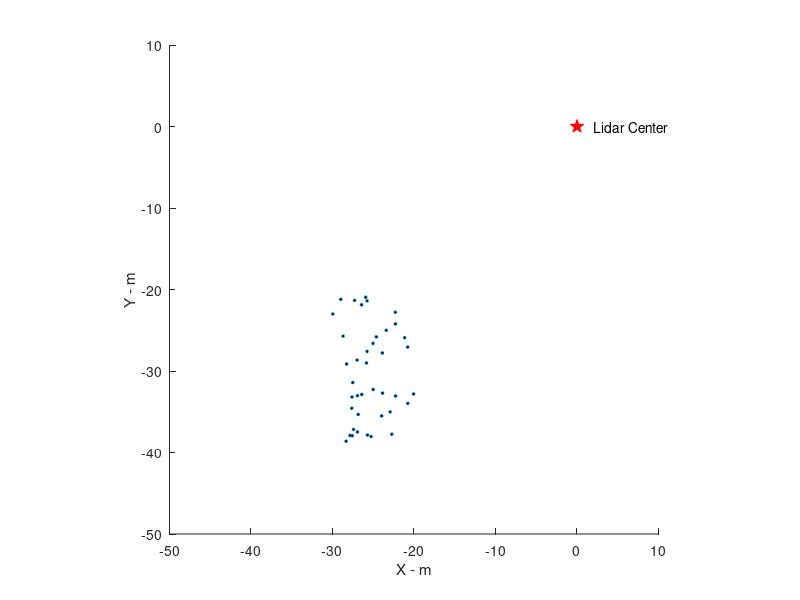

The MATLAB script that drew this image: (Note: this script raises an error after producing the figure.)
% min_box sim 
clc,clear,close all
% step 1 : Randomly sprinkle points in the designated area and visualize
x=unifrnd(-30,-20,40,1);
y=unifrnd(-40,-20,40,1);
s_size=get(0,'ScreenSize');
fig=figure('Position',[s_size(3)/6,s_size(4)/6,s_size(3)*2/3,s_size(4)*2/3]);
fia=axes();
title(fia,'Sim Min Box')
plot(x,y,'Marker','o','MarkerFaceColor','Black','MarkerSize',2,'LineStyle','none')
axis equal
hold on 
plot(0,0,'pr','MarkerSize',10,'MarkerFaceColor','r')
text(2,0,'Lidar Center')
set(gca,'XLim',[-50,10],'YLim',[-50,10])
xlabel('X - m')
ylabel('Y - m')
box off
% step 2 : caculate boundary and visualize
dt=delaunayTriangulation(x,y);
bon=convexHull(dt);
plot(dt.Points(bon,1),dt.Points(bon,2))
% step 3 : Calculate the  gravity of the Points Cloud
bon_points=dt.Points(bon(1:end-1),:);
center_x=mean(bon_points(:,1));
center_y=mean(bon_points(:,2));
plot(center_x,center_y,'Color','green','Marker','^','MarkerSize',5,'MarkerFaceColor','green','LineStyle','none')
text(center_x+1,center_y,'Gravity')
% step 4 : sort use atan2
deg=atan2(bon_points(:,2)-center_y,bon_points(:,1)-center_x);
[~,idx]=sortrows(deg,'descend');
bon_points=bon_points(idx,:);
for i=1:length(bon_points)
    text(bon_points(i,1)+1,bon_points(i,2)+1,num2str(i),'FontSize',11)
end
% step 5 : find the max point and min point
min_points=bon_points(1,:);
max_points=bon_points(1,:);
min_idx=1;
max_idx=1;
for i=2:length(bon_points)
    tmp=bon_points(i,:);
    if max_points(1)*tmp(2)-tmp(1)*max_points(2)<0
        max_points(1)=tmp(1);
        max_points(2)=tmp(2);
        max_idx=i;
    end
    if min_points(1)*tmp(2)-tmp(1)*min_points(2)>0
        min_points(1)=tmp(1);
        min_points(2)=tmp(2);
        min_idx=i;
    end
end
plot([min_points(1),max_points(1)],[min_points(2),max_points(2)],'Marker','v','Color','b','LineStyle','none');
text(min_points(1)+3,min_points(2)-2,'Min Point')
text(max_points(1)-5,max_points(2)+3,'Max Point')
% step 6 : select valid line 
b_line=max_points-min_points;
v_b_idx=[];
for i=1:size(bon_points,1)
    idx=mod(min_idx+i,size(bon_points,1));
    if idx==0
        idx=size(bon_points,1);
    end
    tmp=bon_points(idx,:)-min_points;
    if b_line(1)*tmp(2)-tmp(1)*b_line(2)<0
        v_b_idx=[v_b_idx;idx];
    end
end   
v_b_idx=[max_idx;v_b_idx;min_idx];
plot(bon_points(v_b_idx,1),bon_points(v_b_idx,2),'LineStyle','--','Color','black','LineWidth',1);
rec=cell(length(v_b_idx)-1,1);
min_area=inf;
rec_idx=0;
for i=1:length(v_b_idx)-1
    rec{i}=rec4points(bon_points,[v_b_idx(i),v_b_idx(i+1)]);
    if rec{i}.area<min_area
        min_area=rec{i}.area;
        rec_idx=i;
    end
end
plot(rec{rec_idx}.rec4points(:,1),rec{rec_idx}.rec4points(:,2),'LineWidth',1.5)
legend('Points 2D','Lidar Center','Hull','Gravity','Max Min POint','Valid Boundary','Min Box','Location','northwest')
hold off
